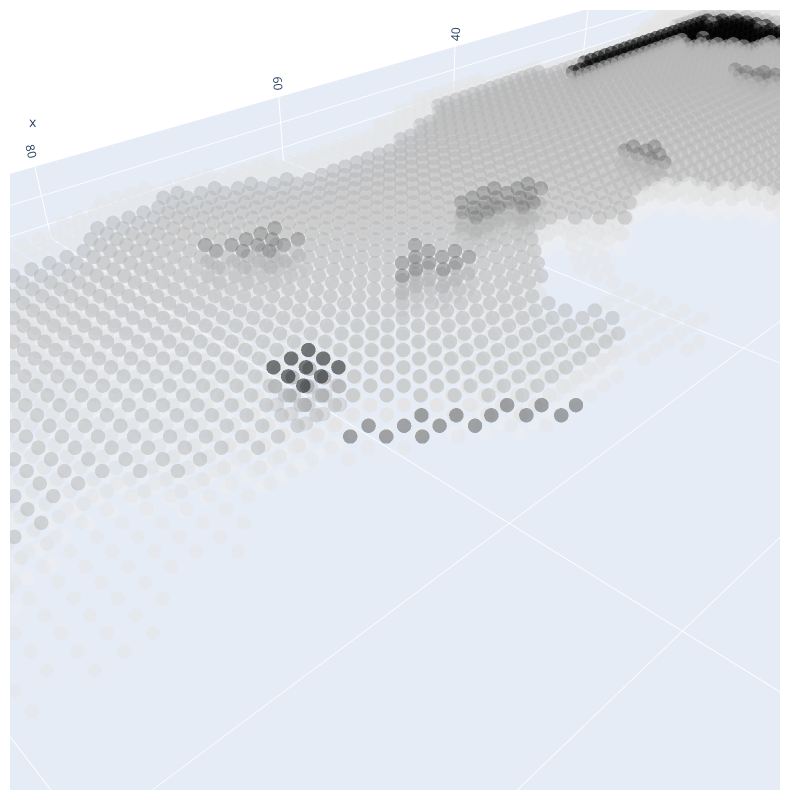

Write notebook code for a chart like this one.
### Code cell
sumBaitedFishesProbNp = np.sum(BaitedFishesProbNp, axis=0)
plotGreys(sumBaitedFishesProbNp, material_np, 2000, 20)

### Figure 1 — Plotly figure (JSON) as saved in the notebook; plotly's stock layout.template omitted (floating-point values rounded to 4 significant figures; data arrays with more than 128 entries replaced by an {"elided": "..."} marker saying what was removed)
{"data": [{"marker": {"color": {"elided": "9241 float values"}, "colorscale": [[0, "rgb(255,255,255)"], [0.125, "rgb(240,240,240)"], [0.25, "rgb(217,217,217)"], [0.375, "rgb(189,189,189)"], [0.5, "rgb(150,150,150)"], [0.625, "rgb(115,115,115)"], [0.75, "rgb(82,82,82)"], [0.875, "rgb(37,37,37)"], [1, "rgb(0,0,0)"]], "opacity": 0.5, "size": 5}, "mode": "markers", "type": "scatter3d", "x": {"elided": "9241 int values"}, "y": {"elided": "9241 int values"}, "z": {"elided": "9241 int values"}}], "layout": {"height": 800, "margin": {"b": 10, "l": 10, "r": 20, "t": 10}, "scene": {"aspectmode": "manual", "aspectratio": {"x": 7.95, "y": 3.2, "z": 0.25}, "xaxis": {"nticks": 10, "range": [0, 159]}, "yaxis": {"nticks": 10, "range": [0, 64]}, "zaxis": {"nticks": 5, "range": [5, 0]}}, "width": 800}}
